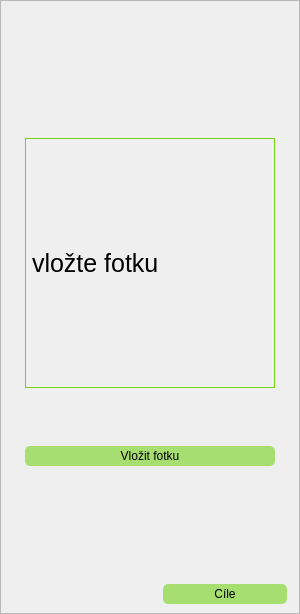
                     <widget class="QFrame" name="user_foto_frame">
                      <property name="minimumSize">
                       <size>
                        <width>300</width>
                        <height>0</height>
                       </size>
                      </property>
                      <property name="maximumSize">
                       <size>
                        <width>300</width>
                        <height>16777215</height>
                       </size>
                      </property>
                      <property name="frameShape">
                       <enum>QFrame::StyledPanel</enum>
                      </property>
                      <property name="frameShadow">
                       <enum>QFrame::Raised</enum>
                      </property>
                      <layout class="QVBoxLayout" name="verticalLayout_8">
                       <property name="spacing">
                        <number>0</number>
                       </property>
                       <property name="leftMargin">
                        <number>0</number>
                       </property>
                       <property name="topMargin">
                        <number>0</number>
                       </property>
                       <property name="rightMargin">
                        <number>0</number>
                       </property>
                       <property name="bottomMargin">
                        <number>0</number>
                       </property>
                       <item>
                        <spacer name="verticalSpacer_5">
                         <property name="orientation">
                          <enum>Qt::Vertical</enum>
                         </property>
                         <property name="sizeType">
                          <enum>QSizePolicy::Fixed</enum>
                         </property>
                         <property name="sizeHint" stdset="0">
                          <size>
                           <width>20</width>
                           <height>128</height>
                          </size>
                         </property>
                        </spacer>
                       </item>
                       <item>
                        <widget class="QFrame" name="user_photo_frame">
                         <property name="maximumSize">
                          <size>
                           <width>16777215</width>
                           <height>268</height>
                          </size>
                         </property>
                         <property name="styleSheet">
                          <string notr="true">border: 0px;</string>
                         </property>
                         <property name="frameShape">
                          <enum>QFrame::StyledPanel</enum>
                         </property>
                         <property name="frameShadow">
                          <enum>QFrame::Raised</enum>
                         </property>
                         <layout class="QHBoxLayout" name="horizontalLayout_11">
                          <item>
                           <widget class="QLabel" name="user_foto_label">
                            <property name="minimumSize">
                             <size>
                              <width>250</width>
                              <height>250</height>
                             </size>
                            </property>
                            <property name="maximumSize">
                             <size>
                              <width>250</width>
                              <height>250</height>
                             </size>
                            </property>
                            <property name="styleSheet">
                             <string notr="true">QLabel {
	font-size: 25px;
	qproperty-alignment: AlignCenter;
	border: 1px solid rgb(115, 210, 22);
}</string>
                            </property>
                            <property name="text">
                             <string>vložte fotku</string>
                            </property>
                            <property name="scaledContents">
                             <bool>true</bool>
                            </property>
                           </widget>
                          </item>
                         </layout>
                        </widget>
                       </item>
                       <item>
                        <spacer name="verticalSpacer_3">
                         <property name="orientation">
                          <enum>Qt::Vertical</enum>
                         </property>
                         <property name="sizeType">
                          <enum>QSizePolicy::Fixed</enum>
                         </property>
                         <property name="sizeHint" stdset="0">
                          <size>
                           <width>20</width>
                           <height>40</height>
                          </size>
                         </property>
                        </spacer>
                       </item>
                       <item>
                        <widget class="QFrame" name="set_foto_frame">
                         <property name="maximumSize">
                          <size>
                           <width>16777215</width>
                           <height>38</height>
                          </size>
                         </property>
                         <property name="styleSheet">
                          <string notr="true">border: 0px;</string>
                         </property>
                         <property name="frameShape">
                          <enum>QFrame::StyledPanel</enum>
                         </property>
                         <property name="frameShadow">
                          <enum>QFrame::Raised</enum>
                         </property>
                         <layout class="QHBoxLayout" name="horizontalLayout_12">
                          <item>
                           <widget class="QPushButton" name="set_foto_button">
                            <property name="minimumSize">
                             <size>
                              <width>250</width>
                              <height>20</height>
                             </size>
                            </property>
                            <property name="maximumSize">
                             <size>
                              <width>250</width>
                              <height>20</height>
                             </size>
                            </property>
                            <property name="styleSheet">
                             <string notr="true">QPushButton {
	background-color: rgba(115, 210, 22, 150);
	color: rgb(0, 0, 0);
	border: 0px solid rgba(115, 210, 22, 150);
	border-radius: 5px;
}
QPushButton:hover {
	background-color: rgba(115, 210, 22, 200);
}
QPushButton:pressed {
	background-color: rgba(85, 170, 255, 100);
}</string>
                            </property>
                            <property name="text">
                             <string>Vložit fotku</string>
                            </property>
                           </widget>
                          </item>
                         </layout>
                        </widget>
                       </item>
                       <item>
                        <spacer name="verticalSpacer_7">
                         <property name="orientation">
                          <enum>Qt::Vertical</enum>
                         </property>
                         <property name="sizeType">
                          <enum>QSizePolicy::Fixed</enum>
                         </property>
                         <property name="sizeHint" stdset="0">
                          <size>
                           <width>20</width>
                           <height>100</height>
                          </size>
                         </property>
                        </spacer>
                       </item>
                       <item>
                        <widget class="QFrame" name="switch_setting_frame">
                         <property name="minimumSize">
                          <size>
                           <width>0</width>
                           <height>38</height>
                          </size>
                         </property>
                         <property name="maximumSize">
                          <size>
                           <width>16777215</width>
                           <height>38</height>
                          </size>
                         </property>
                         <property name="styleSheet">
                          <string notr="true">border: none;</string>
                         </property>
                         <property name="frameShape">
                          <enum>QFrame::StyledPanel</enum>
                         </property>
                         <property name="frameShadow">
                          <enum>QFrame::Raised</enum>
                         </property>
                         <layout class="QHBoxLayout" name="horizontalLayout_18">
                          <item>
                           <spacer name="horizontalSpacer_12">
                            <property name="orientation">
                             <enum>Qt::Horizontal</enum>
                            </property>
                            <property name="sizeType">
                             <enum>QSizePolicy::Fixed</enum>
                            </property>
                            <property name="sizeHint" stdset="0">
                             <size>
                              <width>150</width>
                              <height>20</height>
                             </size>
                            </property>
                           </spacer>
                          </item>
                          <item>
                           <widget class="QPushButton" name="switch_user_button">
                            <property name="minimumSize">
                             <size>
                              <width>124</width>
                              <height>20</height>
                             </size>
                            </property>
                            <property name="maximumSize">
                             <size>
                              <width>124</width>
                              <height>20</height>
                             </size>
                            </property>
                            <property name="styleSheet">
                             <string notr="true">QPushButton {
	background-color: rgba(115, 210, 22, 150);
	color: rgb(0, 0, 0);
	border: 0px solid rgba(115, 210, 22, 150);
	border-radius: 5px;
}
QPushButton:hover {
	background-color: rgba(115, 210, 22, 200);
}
QPushButton:pressed {
	background-color: rgba(85, 170, 255, 100);
}</string>
                            </property>
                            <property name="text">
                             <string>Cíle</string>
                            </property>
                           </widget>
                          </item>
                         </layout>
                        </widget>
                       </item>
                       <item>
                        <spacer name="verticalSpacer_4">
                         <property name="orientation">
                          <enum>Qt::Vertical</enum>
                         </property>
                         <property name="sizeType">
                          <enum>QSizePolicy::Expanding</enum>
                         </property>
                         <property name="sizeHint" stdset="0">
                          <size>
                           <width>20</width>
                           <height>0</height>
                          </size>
                         </property>
                        </spacer>
                       </item>
                      </layout>
                     </widget>
